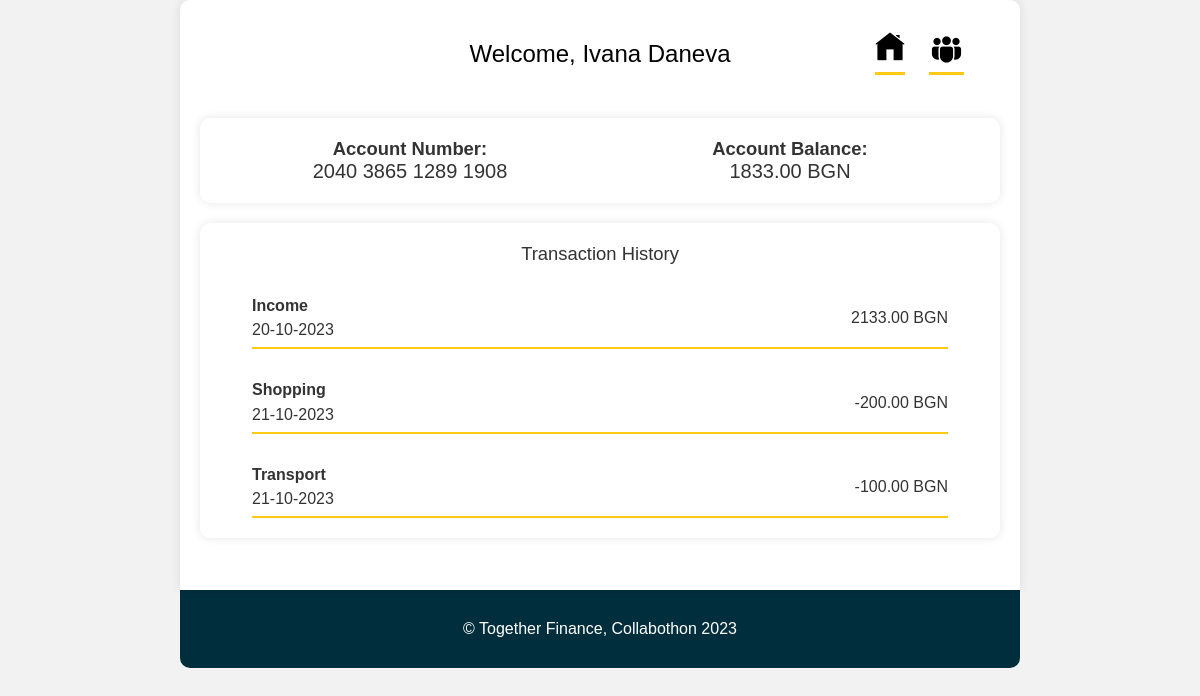
/, run on an earlier commit of the app's database.
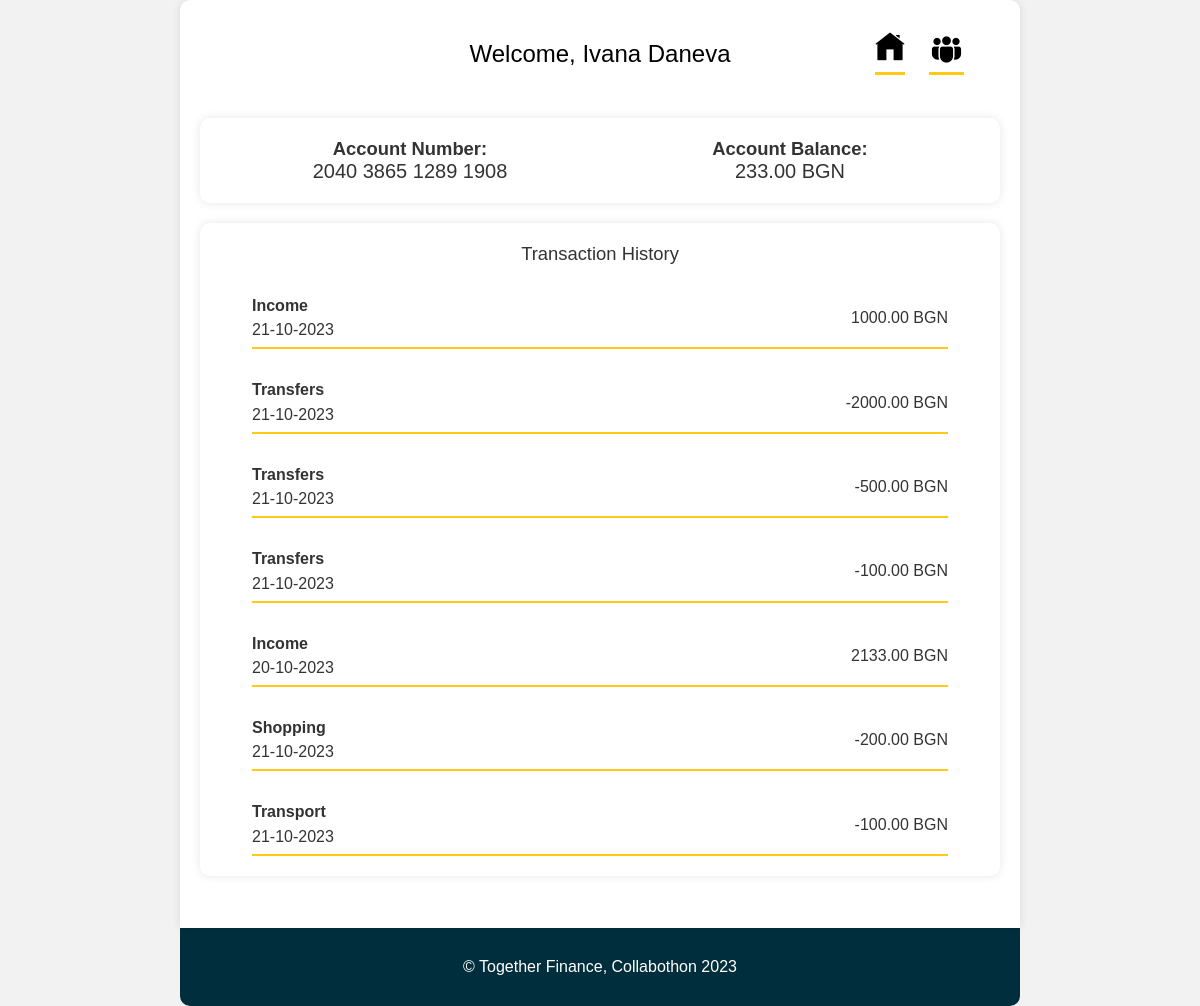
And on a later commit of the database.
### base/models.py (models this page shows, shortened)
class Account(models.Model):
    holder = models.ForeignKey(Customer, on_delete=models.SET_NULL, null=True)
    number = models.CharField(max_length=20)
    amount = models.DecimalField(default=0, max_digits=20, decimal_places=2)
    updated = models.DateTimeField(auto_now=True)
    created = models.DateTimeField(auto_now_add=True)
    members = models.ManyToManyField(Customer, related_name="members", blank=True, null=True)
    type = models.CharField(max_length=20, choices=TYPES, blank=True)
    name = models.CharField(max_length=50, null=True)

class Customer(models.Model):
    name = models.CharField(max_length=200)
    date_of_birth = models.DateTimeField(default=timezone.now)
    personal_number = models.CharField(max_length=15, default="0000000000")
    gender = models.CharField(max_length=20, choices=GENDERS, default="Male")

class Transactions(models.Model):
    affected_account = models.ForeignKey(Account, on_delete=models.SET_NULL, null=True)
    amount = models.DecimalField(max_digits=20, decimal_places=2)
    updated = models.DateTimeField(auto_now=True)
    created = models.DateTimeField(auto_now_add=True)
    person = models.ForeignKey(Customer, on_delete=models.SET_NULL, null=True)
    category = models.CharField(max_length=20, choices=CATEGORIES, default="Other")
    class Meta:
        ordering = ["-updated", "-created"]

### base/views.py (the view)
# urls.py: path("", views.home_page, name="home"),
def home_page(request):
    account = Account.objects.get(id=1)
    transactions = Transactions.objects.filter(affected_account=account)
    account.amount = set_account_amount(account)
    context = {"account": account, "transactions": transactions
               }
    return render(request, "home.html", context)

### base/views.py (called while the page is built)
def set_account_amount(account):
    transactions = Transactions.objects.filter(affected_account=account)
    amount = 0
    for t in transactions:
        amount += t.amount
    return amount

### templates/home.html (shortened to what this page needs)
<!DOCTYPE html>
{% load static %}
<html lang="en">
<head>
    <link rel="stylesheet" href="{% static 'styles/style.css' %}">
</head>
  <body>
    <div class="container">
      <header>
        <h1>Welcome, {{account.holder.name}}</h1>
        <nav class="nav">
          <ul>
            <li>
              <a href="{% url 'home' %}"
                ><img src="{% static 'images/home-nav.png' %}" class="home-img"
              /></a>
            </li>
            <li>
              <a href="{% url 'family' %}">
                <img src="{% static 'images/members.png' %}" class="members-img" />
              </a>
            </li>
          </ul>
        </nav>
      </header>
      <section class="tab-content">
        <div class="tab home-tab active">
          <section class="account-info">
            <div class="account-details">
              <h2>Account Number:</h2>
              <p>{{account.number}}</p>
            </div>
            <div class="account-balance">
              <h2>Account Balance:</h2>
              <p>{{ account.amount }} BGN</p>
            </div>
          </section>
          <section class="transaction-history">
            <h2 class="transactions-heading">Transaction History</h2>
            <div class="transaction-list">
                {% for t in transactions %}
              <div class="transaction-container">
                <article class="transaction">
                  <div class="name-date">
                    <p class="trans-name">{{ t.category }}</p>
                    <p class="trans-date">{{ t.created|date:"d-m-Y" }}</p>
                  </div>
                  <div class="value">{{t.amount}} BGN</div>
                </article>
                <div class="separator"></div>
              </div>
                {% endfor %}
            </div>
          </section>
        </div>
      </section>
    </div>
    <footer>
      <p>&copy; Together Finance, Collabothon 2023</p>
    </footer>
  </body>
</html>

### static/styles/style.css (style rules this page uses)
body, h1, h2, p, ul { margin: 0; padding: 0; list-style: none; }
body { font-family: "Arial", sans-serif; background-color: #f2f2f2; color: #333; font-size: 16px; }
.container { max-width: 800px; margin: 0 auto; background-color: #fff; padding: 20px; border-radius: 10px 10px 0 0; box-shadow: 0 0 10px rgba(0, 0, 0, 0.1); position: relative; }
footer { max-width: 800px; margin: 0 auto; padding: 20px; padding: 30px 20px; border-radius: 0 0 10px 10px; color: white; text-align: center; }
header { padding: 20px; color: #000; text-align: center; }
h1 { font-weight: 100; font-size: 24px; margin-bottom: 10px; }
h2 { font-size: 1.15rem; }
ul { position: absolute; display: flex; top: 2rem; right: 2rem; }
.home-img, .members-img { margin-right: 1.5rem; padding-bottom: 0.3rem; }
.home-img, .members-img, .list-img { box-sizing: border-box; border-bottom: 3px solid #ffc914; transition: 0.3s all linear; }
.home-img { padding-bottom: 0.6rem; }
.tab-content { margin-top: 20px; }
.account-info { display: grid; grid-template-columns: repeat(2, 1fr); background-color: #fff; padding: 20px; border-radius: 10px; box-shadow: 0 0 10px rgba(0, 0, 0, 0.1); margin-bottom: 20px; }
.account-details, .account-balance { text-align: center; }
.account-details p, .account-balance p { font-size: 20px; color: #333; }
footer { background: #002e3c; }
.transaction-history { background-color: #fff; padding: 20px; margin-bottom: 2rem; border-radius: 10px; box-shadow: 0 0 10px rgba(0, 0, 0, 0.1); }
.transaction-list { margin: 0 2rem; }
.transaction-container { margin-top: 2rem; }
.transaction { display: flex; justify-content: space-between; }
.value { display: flex; align-items: center; }
.separator { height: 2px; background-color: #ffc914; margin-top: 0.5rem; }
.trans-name { display: inline-block; margin-bottom: 0.4rem; font-weight: bold; }
.transactions-heading { font-weight: 100; text-align: center; margin-bottom: 2rem; }

What changed in the data, as far as the page shows it:
computed for Account "Ivana Daneva": amount "1833.00" → "233.00"
added Transactions: category "Income", created "21-10-2023", amount "1000.00"
added Transactions: category "Transfers", created "21-10-2023", amount "-2000.00"
added Transactions: category "Transfers", created "21-10-2023", amount "-500.00"
added Transactions: category "Transfers", created "21-10-2023", amount "-100.00"
